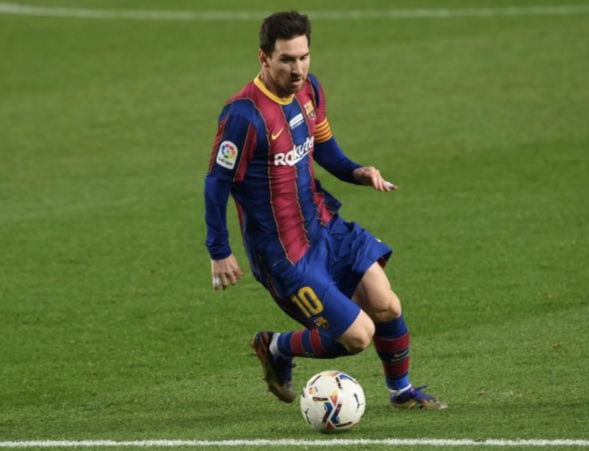
#> input picture 1.jpg, 1178 x 902 px (shown at 1/2 size)
$ python main.py --image 1.jpg
#> lines starting #> are read from the running program, lines starting #| are printed output that depends on the picture; after the words box and inside, x2 and y2 are one past the last pixel; in counts of white or black regions, pixels touching at a corner belong together
# import the necessary packages
import argparse
import imutils
import cv2
# construct the argument parser and parse the arguments
ap = argparse.ArgumentParser()
ap.add_argument("-i", "--image", type=str, required=True,
	help="path to input image")
ap.add_argument("-c", "--cascade", type=str,
	default="frontal.xml",
	help="path to haar cascade face detector")
args = vars(ap.parse_args())
# load the haar cascade face detector from
print("[INFO] loading face detector...")
detector = cv2.CascadeClassifier(args["cascade"])
# load the input image from disk, resize it, and convert it to
# grayscale
image = cv2.imread(args["image"])
#> image is the input picture: shape (902, 1178, 3); mean B, G, R 57.3, 110.7, 93.1
image = imutils.resize(image, width=500)
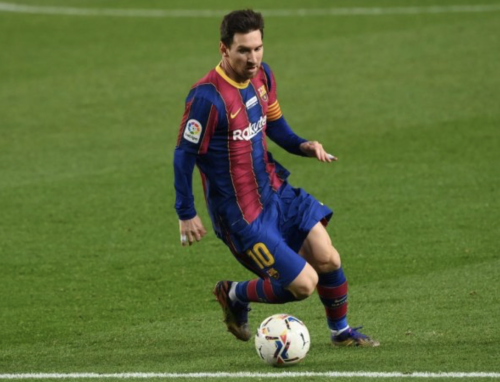
#> image: shape (382, 500, 3); mean B, G, R 57.3, 110.7, 93.1
gray = cv2.cvtColor(image, cv2.COLOR_BGR2GRAY)
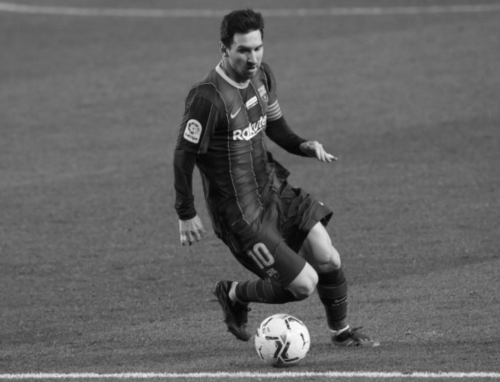
#> gray: shape (382, 500); min 5, max 252, mean 99.3

# detect faces in the input image using the haar cascade face
# detector
print("[INFO] performing face detection...")
rects = detector.detectMultiScale(gray, scaleFactor=1.05,
	minNeighbors=5, minSize=(30, 30),
	flags=cv2.CASCADE_SCALE_IMAGE)
#> rects = [[228, 32, 47, 47]]
print("[INFO] {} faces detected...".format(len(rects)))
#> (printed output is left out)
# loop over the bounding boxes
for (x, y, w, h) in rects:
	# draw the face bounding box on the image
	cv2.rectangle(image, (x, y), (x + w, y + h), (0, 255, 0), 2)
#> this loop made 1 pass
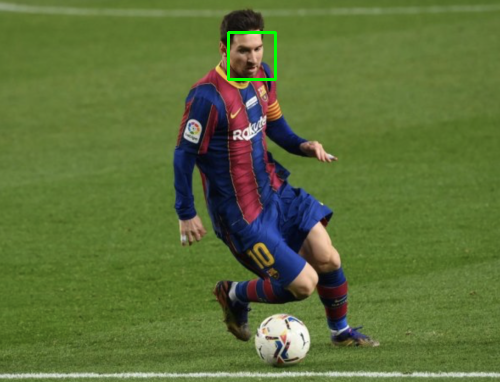
#> image: shape (382, 500, 3); 0.29% of pixels changed, all inside (x1, y1, x2, y2) = (227, 31, 277, 81)
# show the output image
cv2.imshow("Image", image)
cv2.waitKey(0)
